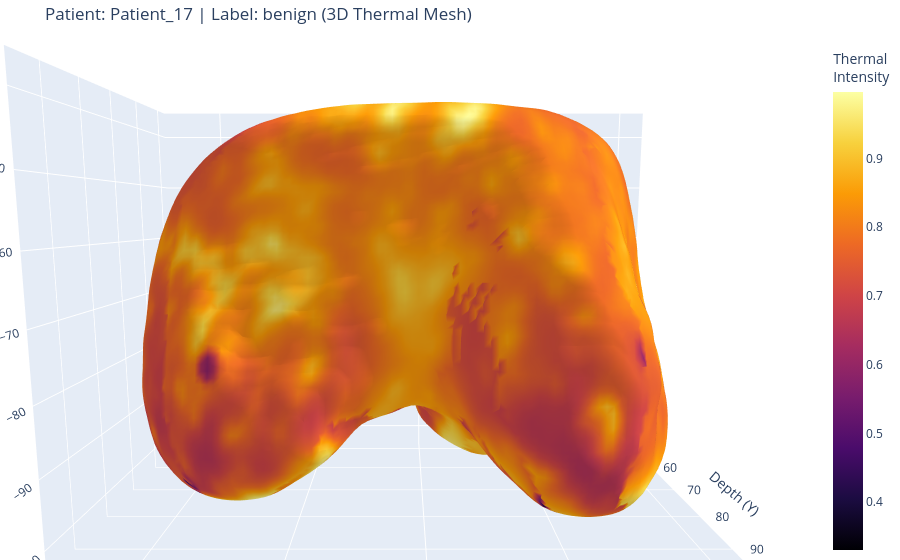
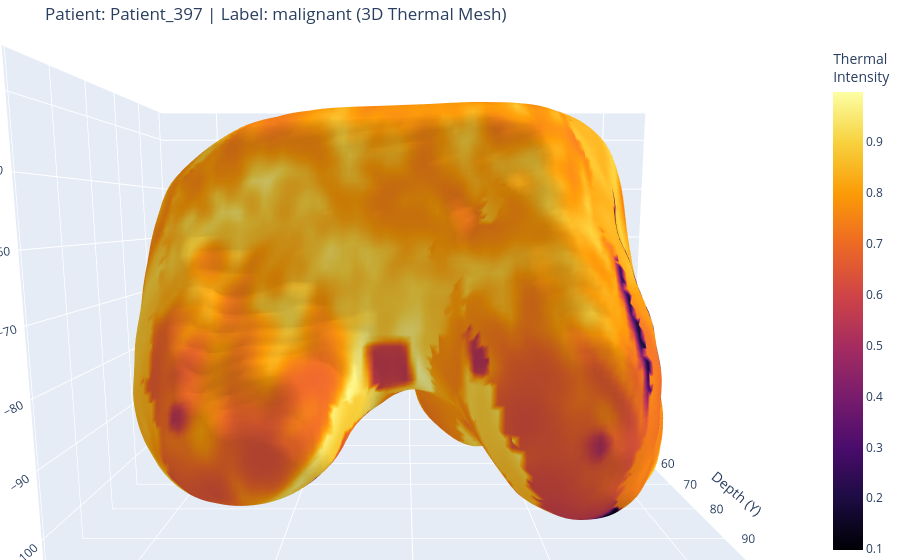
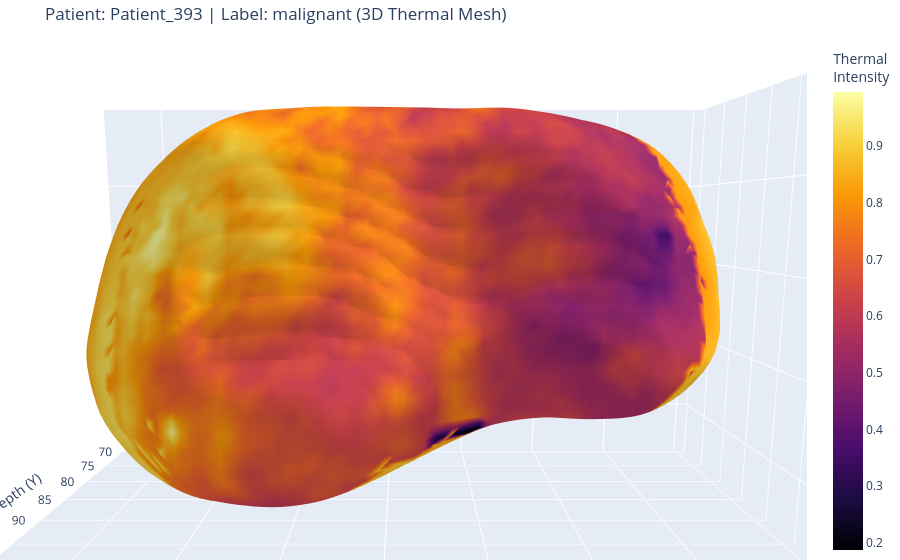

The notebook cell saved with these charts, in order:
### Markdown cell above
### Thermal Overlay

### Code cell
# ════════════════════════════════════════════════════════════════════════════
# 3D THERMAL OVERLAY (VIEW-AWARE NORMAL TEXTURING)
# ════════════════════════════════════════════════════════════════════════════

import random
import numpy as np
import cv2
import tifffile
import torch
import torch.nn as nn
from torch.utils.data import Dataset
from pathlib import Path
from dataclasses import dataclass
from typing import Dict
from skimage.measure import marching_cubes
from scipy.ndimage import gaussian_filter
from scipy.ndimage import map_coordinates
import plotly.graph_objects as go

# ── 1. DATA UTILITIES ────────────────────────────────────────────────────────
@dataclass
class PatientGroup:
    patient_id: str
    label: str
    views: Dict[str, Path]

def get_view_key(filename):
    n = filename.lower()
    if "right later" in n: return "RL"
    if "right obli"  in n: return "RO"
    if "frontal" in n or "anterior" in n: return "F"
    if "left obliq"  in n: return "LO"
    if "left later"  in n: return "LL"
    return None

def build_patient_groups(tiff_base):
    tb = Path(tiff_base)
    pd_ = {}
    for tp in tb.rglob("*.tiff"):
        parts = tp.relative_to(tb).parts
        if len(parts) < 3: continue
        pid, lab, fn = parts[0], parts[1], parts[-1]
        vk = get_view_key(fn)
        if not vk: continue
        key = (pid, lab)
        if key not in pd_: pd_[key] = {"views": {}}
        pd_[key]["views"][vk] = tp
    groups = [PatientGroup(pid, lab, d["views"]) for (pid, lab), d in pd_.items() if len(d["views"]) == 5]
    groups.sort(key=lambda g: g.patient_id)
    return groups

class PatientDataset(Dataset):
    def __init__(self, groups, unet, device):
        self.groups, self.unet, self.device = groups, unet, device
        self.views = ["RL","RO","F","LO","LL"]
        
    def __len__(self): return len(self.groups)
    
    def __getitem__(self, idx):
        g = self.groups[idx]; thermals_128, masks_128 = [], []
        for v in self.views:
            raw = tifffile.imread(str(g.views[v])).astype(np.float32)
            raw_256 = cv2.resize(raw, (256, 256))
            mn, mx = raw_256.min(), raw_256.max()
            norm = (raw_256 - mn) / (mx - mn + 1e-8)
            
            with torch.no_grad():
                inp = torch.tensor(norm).unsqueeze(0).unsqueeze(0).to(self.device)
                m = (torch.sigmoid(self.unet(inp)).squeeze().cpu().numpy() > 0.5).astype(np.float32)
            
            masks_128.append(cv2.resize(m, (128, 128), interpolation=cv2.INTER_NEAREST))
            norm_128 = cv2.resize(norm, (128, 128), interpolation=cv2.INTER_LINEAR)
            thermals_128.append(norm_128)
            
        return {
            "masks_5ch": torch.tensor(np.stack(masks_128), dtype=torch.float32),
            "thermals_5ch": torch.tensor(np.stack(thermals_128), dtype=torch.float32),
            "patient_id": g.patient_id, "label": g.label,
        }

# ── 2. VIEW-AWARE THERMAL TEXTURE MAPPER ──────────────────────────────────────
def compute_thermal_overlay(verts, normals, thermals_5ch):
    intensities = np.zeros(len(verts))
    
    # Coordinates in centered space
    w_in = verts[:, 2] - 63.5
    d_in = verts[:, 0] - 63.5
    h_in = verts[:, 1]
    
    # Marching cubes gradients point inward. We need outward normals.
    outward_normals = -normals
    
    view_angles = [-90, -45, 0, 45, 90]
    
    best_cam_idx = np.zeros(len(verts), dtype=int)
    max_dot = np.full(len(verts), -100.0)
    
    # 1. Assign each vertex to the camera it faces most directly
    for i, angle in enumerate(view_angles):
        rad = np.deg2rad(angle)
        c, s = np.cos(rad), np.sin(rad)
        
        cam_vec_w = -s
        cam_vec_d = -c
        
        dot_prod = outward_normals[:, 2] * cam_vec_w + outward_normals[:, 0] * cam_vec_d
        
        # Bias slightly towards the Frontal view (index 2) as it is the highest clinical quality
        if i == 2: dot_prod += 0.15 
        
        better_mask = dot_prod > max_dot
        best_cam_idx[better_mask] = i
        max_dot[better_mask] = dot_prod[better_mask]
        
    # 2. Smoothly sample the thermal color from the assigned camera
    for i, angle in enumerate(view_angles):
        v_mask = (best_cam_idx == i)
        if not np.any(v_mask): continue
        
        rad = np.deg2rad(angle)
        c, s = np.cos(rad), np.sin(rad)
        
        # 2D camera coordinates
        x_img = c * w_in[v_mask] - s * d_in[v_mask]
        x_coords = x_img + 63.5
        y_coords = h_in[v_mask]
        
        thermal_img = thermals_5ch[0, i].cpu().numpy()
        
        # Bilinear interpolation (order=1) extracts beautiful, smooth, sub-pixel gradients!
        sampled_vals = map_coordinates(thermal_img, [y_coords, x_coords], order=1, mode='nearest')
        intensities[v_mask] = sampled_vals
        
    # 3. Clean up the back chest wall (Anything deep inside the chest cavity = 0)
    # The chest wall sits at high depth values (towards 128)
    chest_wall_mask = verts[:, 0] > 105
    intensities[chest_wall_mask] = 0.0
    
    return intensities

# ── 3. VISUALIZATION EXECUTION ───────────────────────────────────────────────
def visualize_thermal_patients_local(n=3):
    device = torch.device("cuda" if torch.cuda.is_available() else "cpu")
    print(f"Using device: {device}")
    
    unet_ckpt = r"/mnt/Data1/Peoples/faiz836b/DNP-3DDMR-IR/UNET_Segmentation/breast_segmentation_unet_best_gpu.pth"
    tiff_base = r"/mnt/Data1/Peoples/faiz836b/DNP-3DDMR-IR/data/organized_by_patient"
    ckpt_path = Path(r"checkpoints_3d_finetuned/3dbreastnet_finetuned_best.pth")
    
    print("Loading models...")
    unet = UNet().to(device)
    unet.load_state_dict(torch.load(unet_ckpt, map_location=device, weights_only=False))
    unet.eval()
    
    ckpt = torch.load(ckpt_path, map_location=device, weights_only=False)
    enc = Encoder2D().to(device)
    dec = Decoder3D().to(device)
    enc.load_state_dict(ckpt["enc"])
    dec.load_state_dict(ckpt["dec"])
    enc.eval(); dec.eval()
    
    groups = build_patient_groups(tiff_base)
    selected = random.sample(groups, min(n, len(groups)))
    dataset = PatientDataset(selected, unet, device)
    
    for i in range(len(dataset)):
        item = dataset[i]
        pid, label = item["patient_id"], item["label"]
        m5 = item["masks_5ch"].unsqueeze(0).to(device)
        t5 = item["thermals_5ch"].unsqueeze(0).to(device)
        
        with torch.no_grad(), torch.amp.autocast("cuda", enabled=torch.cuda.is_available()):
            vol = dec(enc(m5))
            
        vol_np = vol.float()[0, 0].cpu().numpy()
        vol_np = gaussian_filter(vol_np, sigma=2.0)
        
        try:
            # We explicitly need the normals from marching_cubes now!
            verts, faces, normals, values = marching_cubes(vol_np, level=0.02)
            
            # Apply our occlusion-aware thermal paint
            thermal_paint = compute_thermal_overlay(verts, normals, t5)
            
            fig = go.Figure(data=[
                go.Mesh3d(
                    x=verts[:, 2], y=verts[:, 0], z=-verts[:, 1], # Upright orientation
                    i=faces[:, 0], j=faces[:, 1], k=faces[:, 2],
                    colorscale='Inferno',      #optional is "inferno" "jet" "turbo"
                    intensity=thermal_paint,   # Painted with true occlusion-aware physics!
                    showscale=True,
                    colorbar_title="Thermal<br>Intensity"
                )
            ])
            
            fig.update_layout(
                title=f"Patient: {pid} | Label: {label} (3D Thermal Mesh)",
                scene=dict(
                    xaxis_title='Width (X)', yaxis_title='Depth (Y)', zaxis_title='Height (Z)',
                    aspectmode='data',
                    camera=dict(up=dict(x=0, y=0, z=1), eye=dict(x=0, y=1.5, z=0.2)) 
                ),
                margin=dict(l=0, r=0, b=0, t=40)
            )
            fig.show()
        except ValueError:
            print(f"Could not generate 3D mesh for {pid}")

visualize_thermal_patients_local(n=3)

### Figure 1 — Plotly figure (JSON) as saved in the notebook; plotly's stock layout.template omitted (floating-point values rounded to 4 significant figures; data arrays with more than 128 entries replaced by an {"elided": "..."} marker saying what was removed)
{"data": [{"colorbar": {"title": {"text": "Thermal<br>Intensity"}}, "colorscale": [[0, "#000004"], [0.1111, "#1b0c41"], [0.2222, "#4a0c6b"], [0.3333, "#781c6d"], [0.4444, "#a52c60"], [0.5556, "#cf4446"], [0.6667, "#ed6925"], [0.7778, "#fb9b06"], [0.8889, "#f7d13d"], [1, "#fcffa4"]], "i": {"elided": "43520 int values"}, "intensity": {"elided": "21762 float values"}, "j": {"elided": "43520 int values"}, "k": {"elided": "43520 int values"}, "showscale": true, "type": "mesh3d", "x": {"elided": "21762 float values"}, "y": {"elided": "21762 float values"}, "z": {"elided": "21762 float values"}}], "layout": {"margin": {"b": 0, "l": 0, "r": 0, "t": 40}, "scene": {"aspectmode": "data", "camera": {"eye": {"x": 0, "y": 1.5, "z": 0.2}, "up": {"x": 0, "y": 0, "z": 1}}, "xaxis": {"title": {"text": "Width (X)"}}, "yaxis": {"title": {"text": "Depth (Y)"}}, "zaxis": {"title": {"text": "Height (Z)"}}}, "title": {"text": "Patient: Patient_17 | Label: benign (3D Thermal Mesh)"}}}

### Figure 2 — Plotly figure (JSON) as saved in the notebook; plotly's stock layout.template omitted (floating-point values rounded to 4 significant figures; data arrays with more than 128 entries replaced by an {"elided": "..."} marker saying what was removed)
{"data": [{"colorbar": {"title": {"text": "Thermal<br>Intensity"}}, "colorscale": [[0, "#000004"], [0.1111, "#1b0c41"], [0.2222, "#4a0c6b"], [0.3333, "#781c6d"], [0.4444, "#a52c60"], [0.5556, "#cf4446"], [0.6667, "#ed6925"], [0.7778, "#fb9b06"], [0.8889, "#f7d13d"], [1, "#fcffa4"]], "i": {"elided": "47388 int values"}, "intensity": {"elided": "23692 float values"}, "j": {"elided": "47388 int values"}, "k": {"elided": "47388 int values"}, "showscale": true, "type": "mesh3d", "x": {"elided": "23692 float values"}, "y": {"elided": "23692 float values"}, "z": {"elided": "23692 float values"}}], "layout": {"margin": {"b": 0, "l": 0, "r": 0, "t": 40}, "scene": {"aspectmode": "data", "camera": {"eye": {"x": 0, "y": 1.5, "z": 0.2}, "up": {"x": 0, "y": 0, "z": 1}}, "xaxis": {"title": {"text": "Width (X)"}}, "yaxis": {"title": {"text": "Depth (Y)"}}, "zaxis": {"title": {"text": "Height (Z)"}}}, "title": {"text": "Patient: Patient_397 | Label: malignant (3D Thermal Mesh)"}}}

### Figure 3 — Plotly figure (JSON) as saved in the notebook; plotly's stock layout.template omitted (floating-point values rounded to 4 significant figures; data arrays with more than 128 entries replaced by an {"elided": "..."} marker saying what was removed)
{"data": [{"colorbar": {"title": {"text": "Thermal<br>Intensity"}}, "colorscale": [[0, "#000004"], [0.1111, "#1b0c41"], [0.2222, "#4a0c6b"], [0.3333, "#781c6d"], [0.4444, "#a52c60"], [0.5556, "#cf4446"], [0.6667, "#ed6925"], [0.7778, "#fb9b06"], [0.8889, "#f7d13d"], [1, "#fcffa4"]], "i": {"elided": "19892 int values"}, "intensity": {"elided": "9948 float values"}, "j": {"elided": "19892 int values"}, "k": {"elided": "19892 int values"}, "showscale": true, "type": "mesh3d", "x": {"elided": "9948 float values"}, "y": {"elided": "9948 float values"}, "z": {"elided": "9948 float values"}}], "layout": {"margin": {"b": 0, "l": 0, "r": 0, "t": 40}, "scene": {"aspectmode": "data", "camera": {"eye": {"x": 0, "y": 1.5, "z": 0.2}, "up": {"x": 0, "y": 0, "z": 1}}, "xaxis": {"title": {"text": "Width (X)"}}, "yaxis": {"title": {"text": "Depth (Y)"}}, "zaxis": {"title": {"text": "Height (Z)"}}}, "title": {"text": "Patient: Patient_393 | Label: malignant (3D Thermal Mesh)"}}}
